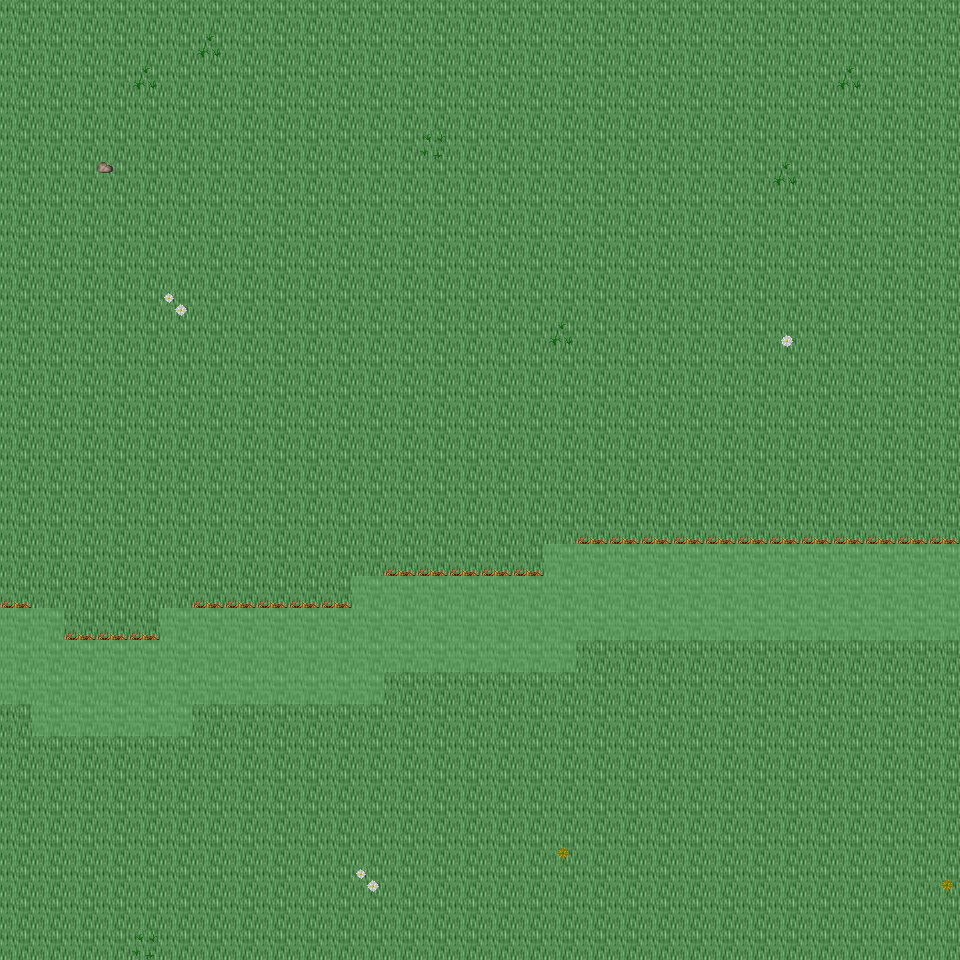

Rendered tile map (Tiled .tmx) drawn with the repository's tilesets; below, a short description and the map source with its tile grids summarised:
An orthogonal 30x30 tile map with 32x32 px tiles, 6 tile layers (Ground, Object, Object2, Above, ...), 32 tilesets and 6 objects (6x mapExit).

<map version="1.0" orientation="orthogonal" renderorder="right-down" width="30" height="30" tilewidth="32" tileheight="32" nextobjectid="7">
  <tileset firstgid="1" name="tileset_ground_ground" tilewidth="32" tileheight="32" tilecount="33" columns="3">
    <image source="../drawable/tileset_ground_ground.png" width="96" height="352" />
  </tileset>
  <tileset firstgid="34" name="tileset_ground_ground_2" tilewidth="32" tileheight="32" tilecount="4" columns="4">
    <image source="../drawable/tileset_ground_ground_2.png" width="128" height="32" />
  </tileset>
  <tileset firstgid="38" name="tileset_ground_water_pool" tilewidth="32" tileheight="32" tilecount="72" columns="3">
    <image source="../drawable/tileset_ground_water_pool.png" width="96" height="768" />
  </tileset>
  <tileset firstgid="110" name="tileset_ground_ridge_earth_dark" tilewidth="32" tileheight="32" tilecount="96" columns="12">
    <image source="../drawable/tileset_ground_ridge_earth_dark.png" width="384" height="256" />
  </tileset>
  <tileset firstgid="206" name="tileset_plant_grasses" tilewidth="32" tileheight="32" tilecount="6" columns="3">
    <image source="../drawable/tileset_plant_grasses.png" width="96" height="64" />
  </tileset>
  <tileset firstgid="212" name="tileset_ground_rock_pebbles" tilewidth="32" tileheight="32" tilecount="3" columns="1">
    <image source="../drawable/tileset_ground_rock_pebbles.png" width="32" height="96" />
  </tileset>
  <tileset firstgid="215" name="tileset_plant_flower_daisy_yellow" tilewidth="32" tileheight="32" tilecount="8" columns="2">
    <image source="../drawable/tileset_plant_flower_daisy_yellow.png" width="64" height="128" />
  </tileset>
  <tileset firstgid="223" name="tileset_plant_flower_daisy_white" tilewidth="32" tileheight="32" tilecount="8" columns="2">
    <image source="../drawable/tileset_plant_flower_daisy_white.png" width="64" height="128" />
  </tileset>
  <tileset firstgid="231" name="tileset_ground_grass_edges" tilewidth="32" tileheight="32" tilecount="36" columns="12">
    <image source="../drawable/tileset_ground_grass_edges.png" width="384" height="96" />
  </tileset>
  <tileset firstgid="267" name="tileset_ground_earth_edges" tilewidth="32" tileheight="32" tilecount="18" columns="6">
    <image source="../drawable/tileset_ground_earth_edges.png" width="192" height="96" />
  </tileset>
  <tileset firstgid="285" name="tileset_ground_grass_corners" tilewidth="32" tileheight="32" tilecount="24" columns="6">
    <image source="../drawable/tileset_ground_grass_corners.png" width="192" height="128" />
  </tileset>
  <tileset firstgid="309" name="tileset_ground_square_paving" tilewidth="32" tileheight="32" tilecount="1" columns="1">
    <image source="../drawable/tileset_ground_square_paving.png" width="32" height="32" />
  </tileset>
  <tileset firstgid="310" name="tileset_plant_flower_daisy_red" tilewidth="32" tileheight="32" tilecount="8" columns="2">
    <image source="../drawable/tileset_plant_flower_daisy_red.png" width="64" height="128" />
  </tileset>
  <tileset firstgid="318" name="tileset_plant_flower_daisy_blue" tilewidth="32" tileheight="32" tilecount="8" columns="2">
    <image source="../drawable/tileset_plant_flower_daisy_blue.png" width="64" height="128" />
  </tileset>
  <tileset firstgid="326" name="tileset_plant_tree_tree_darkgreen" tilewidth="32" tileheight="32" tilecount="88" columns="8">
    <image source="../drawable/tileset_plant_tree_tree_darkgreen.png" width="256" height="352" />
  </tileset>
  <tileset firstgid="414" name="tileset_object_well" tilewidth="32" tileheight="32" tilecount="4" columns="2">
    <image source="../drawable/tileset_object_well.png" width="64" height="64" />
  </tileset>
  <tileset firstgid="418" name="tileset_plant_bush_bushes" tilewidth="32" tileheight="32" tilecount="10" columns="5">
    <image source="../drawable/tileset_plant_bush_bushes.png" width="160" height="64" />
  </tileset>
  <tileset firstgid="428" name="tileset_ground_eye" tilewidth="32" tileheight="32" tilecount="9" columns="3">
    <image source="../drawable/tileset_ground_eye.png" width="96" height="96" />
  </tileset>
  <tileset firstgid="437" name="tileset_plant_stump_rectangular" tilewidth="32" tileheight="32" tilecount="4" columns="2">
    <image source="../drawable/tileset_plant_stump_rectangular.png" width="64" height="64" />
  </tileset>
  <tileset firstgid="441" name="tileset_item_gothic_large_gravestone" tilewidth="32" tileheight="32" tilecount="9" columns="3">
    <image source="../drawable/tileset_item_gothic_large_gravestone.png" width="96" height="96" />
  </tileset>
  <tileset firstgid="450" name="tileset_logic_collision" tilewidth="32" tileheight="32" tilecount="1" columns="1">
    <image source="../drawable/tileset_logic_collision.png" width="32" height="32" />
  </tileset>
  <tileset firstgid="451" name="tileset_logic_item_herb" tilewidth="32" tileheight="32" tilecount="5" columns="5">
    <image source="../drawable/tileset_logic_item_herb.png" width="160" height="32" />
  </tileset>
  <tileset firstgid="456" name="tileset_ground_rock_rubble" tilewidth="32" tileheight="32" tilecount="9" columns="3">
    <image source="../drawable/tileset_ground_rock_rubble.png" width="96" height="96" />
  </tileset>
  <tileset firstgid="465" name="tileset_ground_rock_rocks_3" tilewidth="32" tileheight="32" tilecount="16" columns="4">
    <image source="../drawable/tileset_ground_rock_rocks_3.png" width="128" height="128" />
  </tileset>
  <tileset firstgid="481" name="tileset_ground_rock_large_boulder" tilewidth="32" tileheight="32" tilecount="9" columns="3">
    <image source="../drawable/tileset_ground_rock_large_boulder.png" width="96" height="96" />
  </tileset>
  <tileset firstgid="490" name="tileset_ground_rock_large_pebble" tilewidth="32" tileheight="32" tilecount="2" columns="2">
    <image source="../drawable/tileset_ground_rock_large_pebble.png" width="64" height="32" />
  </tileset>
  <tileset firstgid="492" name="tileset_ground_rock_rocks_2" tilewidth="32" tileheight="32" tilecount="4" columns="2">
    <image source="../drawable/tileset_ground_rock_rocks_2.png" width="64" height="64" />
  </tileset>
  <tileset firstgid="496" name="tileset_ground_green_paving" tilewidth="32" tileheight="32" tilecount="18" columns="3">
    <image source="../drawable/tileset_ground_green_paving.png" width="96" height="192" />
  </tileset>
  <tileset firstgid="514" name="tileset_logic_protection" tilewidth="32" tileheight="32" tilecount="2" columns="2">
    <image source="../drawable/tileset_logic_protection.png" width="64" height="32" />
  </tileset>
  <tileset firstgid="516" name="tileset_building_castle" tilewidth="32" tileheight="32" tilecount="320" columns="20">
    <image source="../drawable/tileset_building_castle.png" width="640" height="512" />
  </tileset>
  <tileset firstgid="836" name="tileset_logic_creature_ogre" tilewidth="32" tileheight="32" tilecount="4" columns="4">
    <image source="../drawable/tileset_logic_creature_ogre.png" width="128" height="32" />
  </tileset>
  <tileset firstgid="840" name="tileset_logic_creature_troll" tilewidth="32" tileheight="32" tilecount="4" columns="4">
    <image source="../drawable/tileset_logic_creature_troll.png" width="128" height="32" />
  </tileset>
  <layer name="Ground" width="30" height="30">
    <data>[900 cells, 900 non-empty, 1 distinct tile ids]</data>
  </layer>
  <layer name="Object" width="30" height="30">
    <data>[900 cells, 133 non-empty, 18 distinct tile ids]</data>
  </layer>
  <layer name="Object2" width="30" height="30">
    <data>[900 cells, 0 non-empty, 0 distinct tile ids]</data>
  </layer>
  <layer name="Above" width="30" height="30">
    <data>[900 cells, 2 non-empty, 1 distinct tile ids]</data>
  </layer>
  <layer name="Above2" width="30" height="30">
    <data>[900 cells, 0 non-empty, 0 distinct tile ids]</data>
  </layer>
  <layer name="Walkable" width="30" height="30">
    <data>[900 cells, 94 non-empty, 1 distinct tile ids]</data>
  </layer>
  <objectgroup name="MapEvents">
    <object id="1" name="north" type="mapExit" x="0" y="0" width="960" height="32">
      <properties>
        <property name="map" value="level_0_x122_y93" />
        <property name="x" value="0" />
        <property name="y" value="28" />
      </properties>
    </object>
    <object id="2" name="south" type="mapExit" x="0" y="928" width="960" height="32">
      <properties>
        <property name="map" value="level_0_x122_y95" />
        <property name="x" value="0" />
        <property name="y" value="1" />
      </properties>
    </object>
    <object id="3" name="west" type="mapExit" x="0" y="0" width="32" height="608">
      <properties>
        <property name="map" value="level_0_x121_y94" />
        <property name="x" value="28" />
        <property name="y" value="0" />
      </properties>
    </object>
    <object id="4" name="west2" type="mapExit" x="0" y="704" width="32" height="256">
      <properties>
        <property name="map" value="level_0_x121_y94" />
        <property name="x" value="28" />
        <property name="y" value="22" />
      </properties>
    </object>
    <object id="5" name="east" type="mapExit" x="928" y="0" width="32" height="544">
      <properties>
        <property name="map" value="level_0_x123_y94" />
        <property name="x" value="1" />
        <property name="y" value="0" />
      </properties>
    </object>
    <object id="6" name="east2" type="mapExit" x="928" y="640" width="32" height="320">
      <properties>
        <property name="map" value="level_0_x123_y94" />
        <property name="x" value="1" />
        <property name="y" value="20" />
      </properties>
    </object>
  </objectgroup>
</map>
